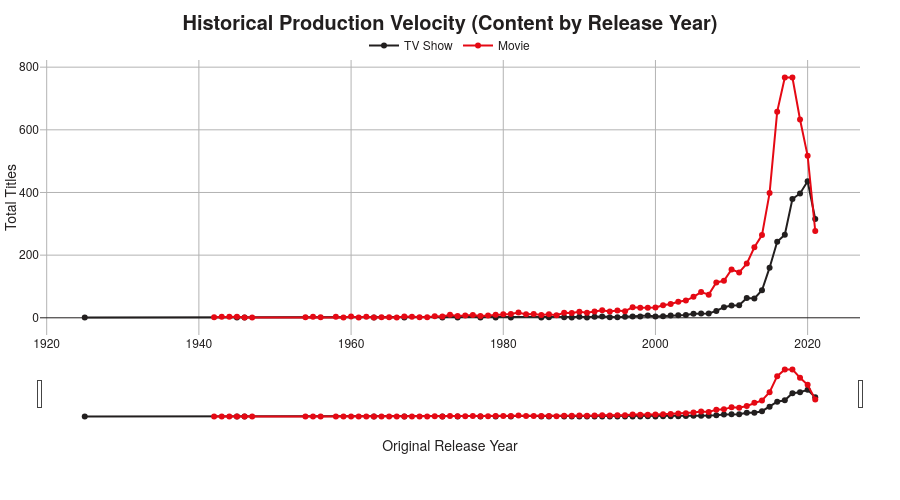

The notebook cell this image was saved under:
### Markdown cell above
━━━━━━━━━━━━━━━━━━━━━━━━━━━━━━━━━━━━━━━━━━━━━━━━━━━━━━━━━━━━━━━━━━━━━━━━━━━━━━━━━━━━━━━━━━━━━━━━━━━━━━━━━━━━━━━━━━━━━━━━━━━━━━━━━━━━━━━━━━━━━━━━━━━━━━━
### 📊 CHART 4 — HISTORICAL PRODUCTION VELOCITY (CONTENT BY RELEASE YEAR)
━━━━━━━━━━━━━━━━━━━━━━━━━━━━━━━━━━━━━━━━━━━━━━━━━━━━━━━━━━━━━━━━━━━━━━━━━━━━━━━━━━━━━━━━━━━━━━━━━━━━━━━━━━━━━━━━━━━━━━━━━━━━━━━━━━━━━━━━━━━━━━━━━━━━━━━

#### 🎯 SPECIFICATION & DESIGN
* **Visual Format:** Interactive Line Chart (Plotly).
* **Engineered & Core Features:** `release_year`, `type`.
* **Visual Rationale:** An area or continuous line chart is the standard for time-series distributions. It effectively highlights the massive exponential spike in modern content while maintaining visibility on the long, flat tail of archival/classic cinema dating back to the 1920s. 
* **Color Palette Mapping:**
  * `Movie`: Primary Netflix Red (`#E50914`)
  * `TV Show`: Netflix Dark Near-Black (`#221F1F`)

#### ❓ BUSINESS QUESTION
What specific eras of cinema and television constitute the Netflix library? Does the platform cater to classic cinema enthusiasts, or is its value proposition strictly modern entertainment?

#### 💡 KEY INSIGHTS & TAKEAWAYS
* **Catalog Finding:** The distribution is severely right-skewed. An overwhelming majority of the content available on Netflix was produced post-2010, forming an exponential spike, while classic titles (pre-1990) represent a minuscule fraction of the catalog.
* **Commercial Implication:** Netflix is not a historical archive. Its consumer value proposition is firmly anchored in contemporary, modern productions. Competitors (like HBO Max/Max or Criterion) may own the "classic" lane, but Netflix competes on modern volume and recency.

#### 🎙️ EXECUTIVE DEEP DIVE
* **Business Inquiry:** "Why did you plot `release_year` here instead of `date_added`?"
* **Strategic Driver:** "`release_year` reveals the *vintage of the content itself* (classic vs. modern), whereas `date_added` reflects Netflix's *platform acquisition timeline*. By plotting `release_year` first, we establish the actual age profile of the library. In the very next chart, we will plot `year_added` to evaluate Netflix's corporate scaling strategy."

### Code cell
# ============================================================
# CHART 4 — HISTORICAL PRODUCTION VELOCITY (CONTENT BY RELEASE YEAR)
# ============================================================

# 1. Prepare Data: Count titles by release year and format type
release_counts = df.groupby(['release_year', 'type']).size().reset_index(name='count')

# 2. Build the Plotly Figure (Line Chart to avoid stacked axis distortion)
fig4 = px.line(
    release_counts,
    x='release_year',
    y='count',
    color='type',
    markers=True,                                    # <--- Added this line
    color_discrete_map={'Movie': NETFLIX_COLORS['red'], 'TV Show': NETFLIX_COLORS['black']},
    labels={'release_year': 'Original Release Year', 'count': 'Total Titles', 'type': 'Content Type'}
)
# 3. Apply Netflix-themed Layout Formatting (Centered Canvas & Title)
fig4.update_layout(
    height=500,
    title=dict(
        text='<b>Historical Production Velocity (Content by Release Year)</b>',
        font=dict(size=20, color=NETFLIX_COLORS['black']),
        x=0.5,
        xanchor='center'
    ),
    plot_bgcolor='#FFFFFF',
    paper_bgcolor='#FFFFFF',
    xaxis=dict(
        showgrid=True, 
        gridcolor=NETFLIX_COLORS['light_gray'], 
        gridwidth=1, 
        zeroline=True, 
        zerolinecolor=NETFLIX_COLORS['black']
    ),
    yaxis=dict(
        showgrid=True, 
        gridcolor=NETFLIX_COLORS['light_gray'], 
        gridwidth=1, 
        zeroline=True, 
        zerolinecolor=NETFLIX_COLORS['black']
    ),
    showlegend=True,
    legend=dict(
        orientation='h',
        yanchor='bottom',
        y=1,                                      # Pushed down to clear X-axis labels
        xanchor='center',
        x=0.5,
        title=None,
        font=dict(size=12, color=NETFLIX_COLORS['black'])
    ),
    margin=dict(t=60, b=80, l=40, r=40)              # Increased bottom margin for the legend
)

# 4. Customizing hover details and adding interactive timeline slider
fig4.update_traces(hovertemplate="<b>%{x}</b><br>Volume: %{y:,}<extra></extra>")
fig4.update_xaxes(rangeslider_visible=True)

# 5. Display the Chart
fig4.show()

### Figure 1 — Plotly figure (JSON) as saved in the notebook; plotly's stock layout.template omitted (floating-point values rounded to 4 significant figures)
{"data": [{"hovertemplate": "<b>%{x}</b><br>Volume: %{y:,}<extra></extra>", "legendgroup": "TV Show", "line": {"color": "#221F1F", "dash": "solid"}, "marker": {"symbol": "circle"}, "mode": "lines+markers", "name": "TV Show", "orientation": "v", "showlegend": true, "type": "scatter", "x": [1925, 1945, 1946, 1963, 1967, 1972, 1974, 1977, 1979, 1981, 1985, 1986, 1988, 1989, 1990, 1991, 1992, 1993, 1994, 1995, 1996, 1997, 1998, 1999, 2000, 2001, 2002, 2003, 2004, 2005, 2006, 2007, 2008, 2009, 2010, 2011, 2012, 2013, 2014, 2015, 2016, 2017, 2018, 2019, 2020, 2021], "xaxis": "x", "y": [1, 1, 1, 1, 1, 1, 1, 1, 1, 1, 1, 2, 2, 1, 3, 1, 3, 4, 2, 2, 3, 4, 4, 7, 4, 5, 7, 8, 9, 13, 14, 14, 22, 34, 39, 40, 63, 62, 88, 160, 243, 265, 379, 397, 436, 315], "yaxis": "y"}, {"hovertemplate": "<b>%{x}</b><br>Volume: %{y:,}<extra></extra>", "legendgroup": "Movie", "line": {"color": "#E50914", "dash": "solid"}, "marker": {"symbol": "circle"}, "mode": "lines+markers", "name": "Movie", "orientation": "v", "showlegend": true, "type": "scatter", "x": [1942, 1943, 1944, 1945, 1946, 1947, 1954, 1955, 1956, 1958, 1959, 1960, 1961, 1962, 1963, 1964, 1965, 1966, 1967, 1968, 1969, 1970, 1971, 1972, 1973, 1974, 1975, 1976, 1977, 1978, 1979, 1980, 1981, 1982, 1983, 1984, 1985, 1986, 1987, 1988, 1989, 1990, 1991, 1992, 1993, 1994, 1995, 1996, 1997, 1998, 1999, 2000, 2001, 2002, 2003, 2004, 2005, 2006, 2007, 2008, 2009, 2010, 2011, 2012, 2013, 2014, 2015, 2016, 2017, 2018, 2019, 2020, 2021], "xaxis": "x", "y": [2, 3, 3, 3, 1, 1, 2, 3, 2, 3, 1, 4, 1, 3, 1, 2, 2, 1, 4, 3, 2, 2, 5, 4, 10, 6, 7, 9, 6, 7, 10, 11, 12, 17, 11, 12, 9, 11, 8, 16, 15, 19, 16, 20, 24, 20, 23, 21, 34, 32, 32, 33, 40, 44, 51, 55, 67, 82, 74, 113, 118, 154, 145, 173, 225, 264, 398, 658, 767, 767, 633, 517, 277], "yaxis": "y"}], "layout": {"height": 500, "legend": {"font": {"color": "#221F1F", "size": 12}, "orientation": "h", "title": {}, "tracegroupgap": 0, "x": 0.5, "xanchor": "center", "y": 1, "yanchor": "bottom"}, "margin": {"b": 80, "l": 40, "r": 40, "t": 60}, "paper_bgcolor": "#FFFFFF", "plot_bgcolor": "#FFFFFF", "showlegend": true, "title": {"font": {"color": "#221F1F", "size": 20}, "text": "<b>Historical Production Velocity (Content by Release Year)</b>", "x": 0.5, "xanchor": "center"}, "xaxis": {"anchor": "y", "domain": [0, 1], "gridcolor": "#B3B3B3", "gridwidth": 1, "rangeslider": {"visible": true}, "showgrid": true, "title": {"text": "Original Release Year"}, "zeroline": true, "zerolinecolor": "#221F1F"}, "yaxis": {"anchor": "x", "domain": [0, 1], "gridcolor": "#B3B3B3", "gridwidth": 1, "showgrid": true, "title": {"text": "Total Titles"}, "zeroline": true, "zerolinecolor": "#221F1F"}}}
